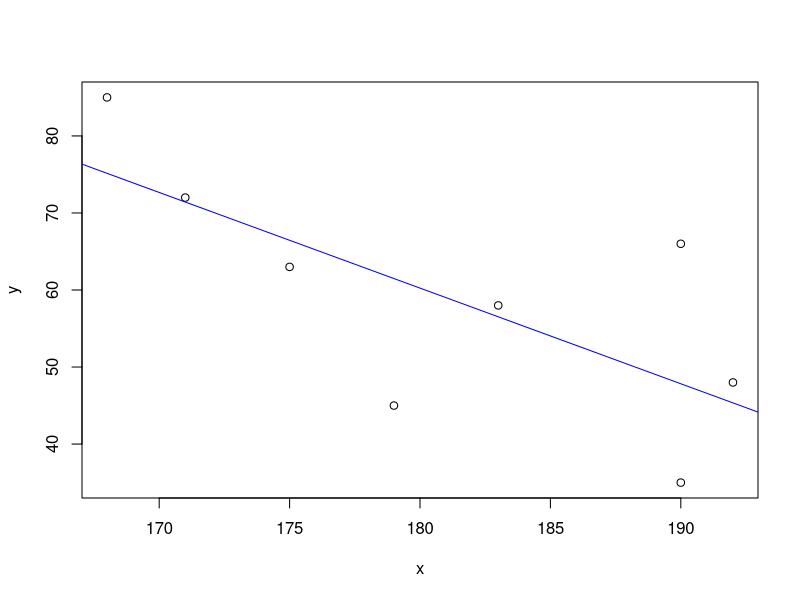

R code for this plot:
x <- c(183,171,190,192,179,168,175,190)
y <- c(58,72,66,48,45,85,63,35)
y_bar <- mean(y)
x_bar <- mean(x)
n <- length(x)
s.xx <- (sum(x**2) - n * (mean(x))**2)
s.xx
s.xy <- (sum(x*y) - n * (mean(x) * mean(y)))
s.xy
b <- s.xy / s.xx                                                                 # b = Beta 
a <- mean(y) - b * mean(x)                                                       # a = Alpha 
lm(formula = y ~ x)
relation <- lm(y~x)
print(summary(relation))
plot(x,y)
abline(lm(y ~ x), col = "blue")
